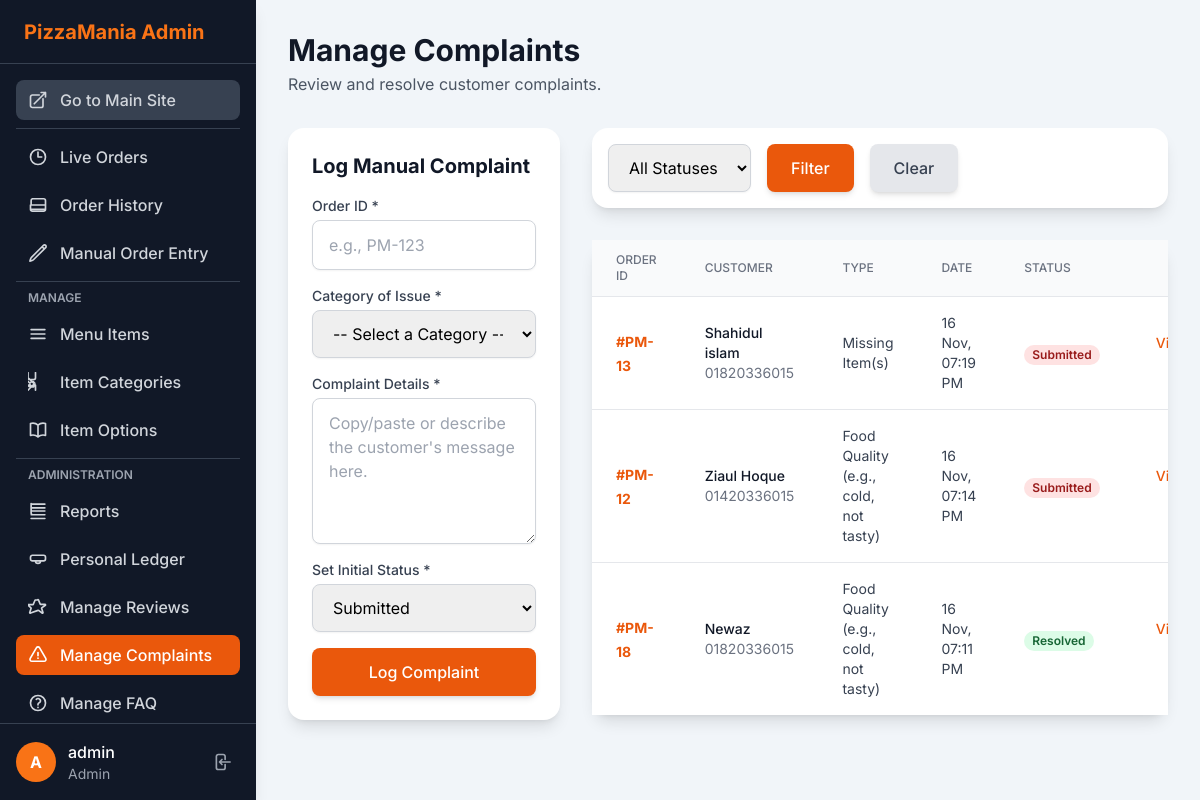
Before: /admin/manage_complaints.php (signed in) with the older database file.
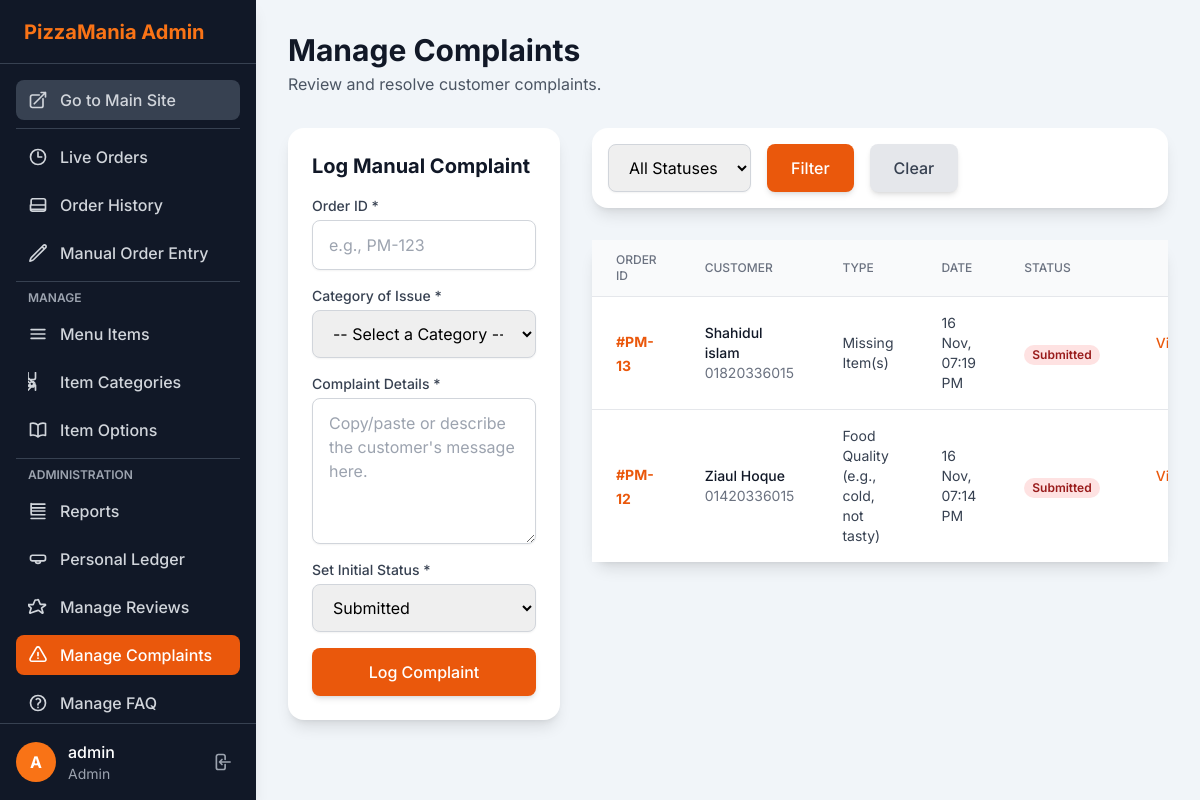
After: the same page with the newer database file.
### tables this page shows
CREATE TABLE IF NOT EXISTS `complaints` (
  `id` int NOT NULL AUTO_INCREMENT,
  `order_id` int NOT NULL,
  `customer_name` varchar(100) NOT NULL,
  `customer_phone` varchar(50) NOT NULL,
  `complaint_type` varchar(50) NOT NULL,
  `complaint_text` text NOT NULL,
  `status` enum('Submitted','In Review','Resolved') NOT NULL DEFAULT 'Submitted',
  `created_at` timestamp NOT NULL DEFAULT CURRENT_TIMESTAMP,
  PRIMARY KEY (`id`),
  KEY `order_id` (`order_id`)
);

### config.php (called while the page is built, shortened)
<?php
function e($data) {
    return htmlspecialchars($data ?? '', ENT_QUOTES, 'UTF-8');
}
?>

### admin/manage_complaints.php (the view, shortened to what the changed rows need)
<?php
require_once('header.php');
$page_title = 'Manage Complaints';
$sql = "SELECT * FROM complaints";
$sql .= " ORDER BY created_at DESC";
$complaints = [];
$result = $db->query($sql);
if ($result) {
    while ($row = $result->fetch_assoc()) {
        $complaints[] = $row;
    }
}
?>
<div class="flex flex-col sm:flex-row justify-between items-start sm:items-center mb-8">
    <div>
        <h1 class="text-3xl font-bold text-gray-900"><?php echo e($page_title); ?></h1>
    </div>
</div>
<div class="grid grid-cols-1 lg:grid-cols-3 gap-8">
    <div class="lg:col-span-1">
        <div class="bg-white p-6 rounded-2xl shadow-lg">
            <h2 class="text-xl font-bold text-gray-900 mb-4">Log Manual Complaint</h2>
        </div>
    </div>
    <div class="lg:col-span-2">
        <div class="bg-white rounded-2xl shadow-lg">
            <div class="overflow-x-auto">
                <table class="min-w-full divide-y divide-gray-200">
                    <thead class="bg-gray-50">
                        <tr>
                            <th class="px-6 py-3 text-left text-xs font-medium text-gray-500 uppercase">Order ID</th>
                            <th class="px-6 py-3 text-left text-xs font-medium text-gray-500 uppercase">Customer</th>
                            <th class="px-6 py-3 text-left text-xs font-medium text-gray-500 uppercase">Type</th>
                            <th class="px-6 py-3 text-left text-xs font-medium text-gray-500 uppercase">Date</th>
                            <th class="px-6 py-3 text-left text-xs font-medium text-gray-500 uppercase">Status</th>
                            <th class="px-6 py-3 text-right text-xs font-medium text-gray-500 uppercase">Actions</th>
                        </tr>
                    </thead>
                    <tbody class="bg-white divide-y divide-gray-200">
                        <?php if (empty($complaints)): ?>
                            <tr><td colspan="6" class="px-6 py-4 text-center text-gray-500">No complaints found.</td></tr>
                        <?php else: ?>
                            <?php foreach ($complaints as $complaint): ?>
                                <tr>
                                    <td class="px-6 py-4">
                                        <a href="order_details.php?id=<?php echo e($complaint['order_id']); ?>" class="text-sm font-bold text-orange-600 hover:text-orange-800" target="_blank">
                                            #PM-<?php echo e($complaint['order_id']); ?>
                                        </a>
                                    </td>
                                    <td class="px-6 py-4">
                                        <div class="text-sm font-medium text-gray-900"><?php echo e($complaint['customer_name']); ?></div>
                                        <div class="text-sm text-gray-500"><?php echo e($complaint['customer_phone']); ?></div>
                                    </td>
                                    <td class="px-6 py-4"><div class="text-sm text-gray-700"><?php echo e($complaint['complaint_type']); ?></div></td>
                                    <td class="px-6 py-4"><div class="text-sm text-gray-700"><?php echo e(date('d M, h:i A', strtotime($complaint['created_at']))); ?></div></td>
                                    <td class="px-6 py-4">
                                        <?php if ($complaint['status'] == 'Submitted'): ?>
                                            <span class="px-2 inline-flex text-xs leading-5 font-semibold rounded-full bg-red-100 text-red-800">Submitted</span>
                                        <?php elseif ($complaint['status'] == 'In Review'): ?>
                                            <span class="px-2 inline-flex text-xs leading-5 font-semibold rounded-full bg-yellow-100 text-yellow-800">In Review</span>
                                        <?php else: ?>
                                            <span class="px-2 inline-flex text-xs leading-5 font-semibold rounded-full bg-green-100 text-green-800">Resolved</span>
                                        <?php endif; ?>
                                    </td>
                                    <td class="px-6 py-4 text-right text-sm font-medium space-x-2">
                                        <a href="complaint_details.php?id=<?php echo e($complaint['id']); ?>" class="text-orange-600 hover:text-orange-900">View/Manage</a>
                                    </td>
                                </tr>
                            <?php endforeach; ?>
                        <?php endif; ?>
                    </tbody>
                </table>
            </div>
        </div>
    </div>
</div>
<?php
require_once('footer.php');
?>

Changed rows visible on the page:
removed complaints: order "18", customer_name "Newaz", customer_phone "01820336015", complaint_type "Food Quality (e.g., cold, not tasty)", created_at "16 Nov, 07:11 PM", status "Resolved"
